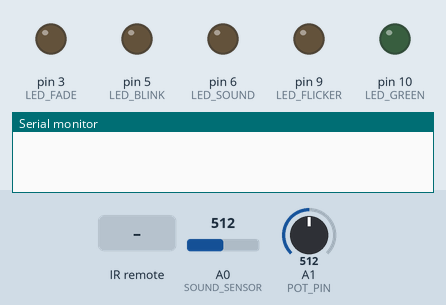
Recording of a sketch running on a simulated Arduino Uno, built with avr-gcc and run on an emulated ATmega328P. On the bench: output pins drawn as LEDs (lit = HIGH), the last lines printed to the serial monitor. The inputs (shaded band) are chosen by the test bench; at power-on: A0 (SOUND_SENSOR) = 512, A1 (POT_PIN) = 512. Random numbers use the default seed unless the sketch sets one.

Above: at 1.2 s.
1.3 s: infrared code 0x12 received
At 2.3 s:
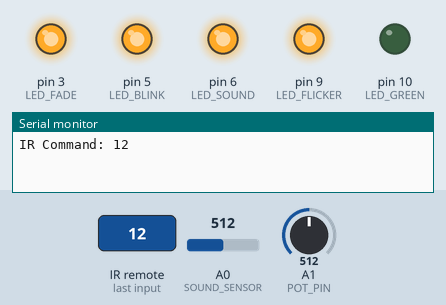
2.8 s: infrared code 0x01 received
At 2.95 s:
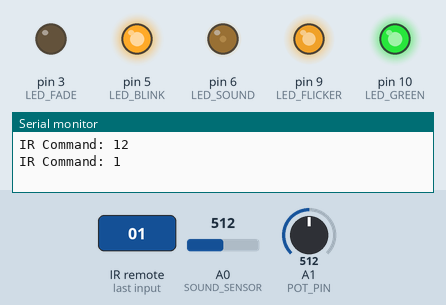
5.8 s: infrared code 0x01 received
At 7.0 s:
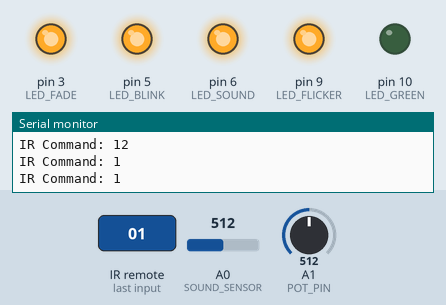
Timing chart, 0 to 8.8 s (numbered marks = the images above; inputs shaded):
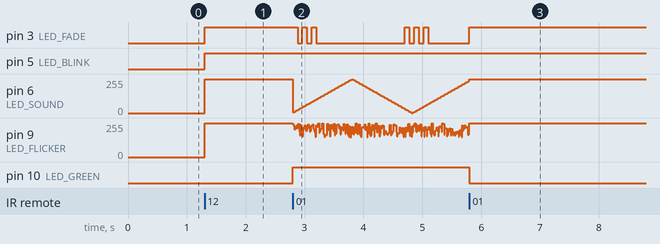

Measured:
- after the input at 1.3 s, pin 3 (LED_FADE), pin 5 (LED_BLINK): LOW → HIGH at once; pin 6 (LED_SOUND), pin 9 (LED_FLICKER): 0/255 → 255/255 at once
- after the input at 2.8 s, pin 10 (LED_GREEN): LOW → HIGH at once
- after the input at 5.8 s, pin 10 (LED_GREEN): HIGH → LOW at once

The sketch:

Multi-Effect_LED_Display_With_Sound_And_Remote_Activation.ino
```cpp
#include <IRremote.h>

#define IR_RECEIVE_PIN 2
#define SOUND_SENSOR A0
#define POT_PIN A1

#define LED_FADE     3   // Blue
#define LED_BLINK    5   // Red
#define LED_SOUND    6   // Yellow
#define LED_FLICKER  9   // White
#define LED_GREEN    10  // Green - Party Mode Indicator

#define POWER_BTN 0x12
#define PLAY_BTN  0x01

bool isPoweredOn = false;
bool isPartyMode = false;

unsigned long lastFlickerTime = 0;
unsigned long lastBurstTime = 0;
int burstCount = 0;
bool burstState = false;

int pulseValue = 0;
int pulseDirection = 5;
unsigned long lastPulseTime = 0;
const int pulseDelay = 20;

void setup() {
  Serial.begin(9600);
  IrReceiver.begin(IR_RECEIVE_PIN, ENABLE_LED_FEEDBACK);

  pinMode(LED_FADE, OUTPUT);
  pinMode(LED_BLINK, OUTPUT);
  pinMode(LED_SOUND, OUTPUT);
  pinMode(LED_FLICKER, OUTPUT);
  pinMode(LED_GREEN, OUTPUT);
  randomSeed(analogRead(A2));
}

void loop() {
  if (IrReceiver.decode()) {
    if (!(IrReceiver.decodedIRData.flags & IRDATA_FLAGS_IS_REPEAT)) {
      uint32_t command = IrReceiver.decodedIRData.command;
      Serial.print("IR Command: ");
      Serial.println(command, HEX);

      if (command == POWER_BTN) {
        isPoweredOn = !isPoweredOn;
        if (!isPoweredOn) turnOffAllLEDs();
      } else if (command == PLAY_BTN && isPoweredOn) {
        isPartyMode = !isPartyMode;
        if (!isPartyMode) {
          digitalWrite(LED_GREEN, LOW);  // Turn off Green LED when Party Mode is off
        }
      }
    }
    IrReceiver.resume();
  }

  if (isPoweredOn) {
    if (isPartyMode) {
      partyMode();
    } else {
      staticMode();
    }
  }
}

// Static Mode: All LEDs ON (no effects)
void staticMode() {
  analogWrite(LED_FADE, 255);
  analogWrite(LED_BLINK, 255);
  analogWrite(LED_SOUND, 255);
  analogWrite(LED_FLICKER, 255);
  digitalWrite(LED_GREEN, LOW);  // Green OFF in static mode
}

// === Party Mode ===
void partyMode() {
  errorBurstBlue();     // Blue - Burst flashes
  soundRedLED();        // Red - Sound reactive
  fadeYellowLED();      // Yellow - Smooth fade
  flickerWhiteLED();    // White - Flicker
  digitalWrite(LED_GREEN, HIGH);  // Green always ON in party mode
}

// Blue LED: Error Burst Effect
void errorBurstBlue() {
  unsigned long currentMillis = millis();
  if (burstCount < 3) {
    if (currentMillis - lastBurstTime >= 80) {
      lastBurstTime = currentMillis;
      burstState = !burstState;
      digitalWrite(LED_FADE, burstState);
      if (!burstState) burstCount++;
    }
  } else {
    if (currentMillis - lastBurstTime >= 1500) {
      burstCount = 0;
    }
    digitalWrite(LED_FADE, LOW);
  }
}

// Red LED: Sound Reactive
void soundRedLED() {
  int soundVal = analogRead(SOUND_SENSOR);
  int threshold = analogRead(POT_PIN) / 4;
  digitalWrite(LED_BLINK, soundVal > threshold ? HIGH : LOW);
}

// Yellow LED: Fading
void fadeYellowLED() {
  unsigned long currentMillis = millis();
  if (currentMillis - lastPulseTime >= pulseDelay) {
    lastPulseTime = currentMillis;

    pulseValue += pulseDirection;
    if (pulseValue <= 0 || pulseValue >= 255) {
      pulseDirection = -pulseDirection;
      pulseValue = constrain(pulseValue, 0, 255);
    }

    analogWrite(LED_SOUND, pulseValue);
  }
}

// White LED: Flickering
void flickerWhiteLED() {
  unsigned long currentMillis = millis();
  if (currentMillis - lastFlickerTime >= random(10, 50)) {
    lastFlickerTime = currentMillis;
    int flickerBrightness = random(150, 255);
    analogWrite(LED_FLICKER, flickerBrightness);
  }
}

// Turn off all LEDs
void turnOffAllLEDs() {
  digitalWrite(LED_FADE, LOW);
  digitalWrite(LED_BLINK, LOW);
  digitalWrite(LED_SOUND, LOW);
  digitalWrite(LED_FLICKER, LOW);
  digitalWrite(LED_GREEN, LOW); // Green LED off when powered off
}
```
